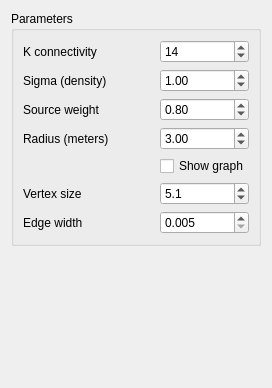
<?xml version="1.0" encoding="UTF-8"?>
<ui version="4.0">
 <class>Settings</class>
 <widget class="QWidget" name="Settings">
  <property name="geometry">
   <rect>
    <x>0</x>
    <y>0</y>
    <width>272</width>
    <height>388</height>
   </rect>
  </property>
  <property name="windowTitle">
   <string>Form</string>
  </property>
  <layout class="QVBoxLayout" name="verticalLayout">
   <item>
    <widget class="QGroupBox" name="groupBox_2">
     <property name="title">
      <string>Parameters</string>
     </property>
     <layout class="QGridLayout" name="gridLayout" columnstretch="1,0">
      <item row="6" column="0">
       <widget class="QLabel" name="label_5">
        <property name="text">
         <string>Vertex size</string>
        </property>
       </widget>
      </item>
      <item row="2" column="1">
       <widget class="QDoubleSpinBox" name="sigma">
        <property name="accelerated">
         <bool>true</bool>
        </property>
        <property name="minimum">
         <double>0.010000000000000</double>
        </property>
        <property name="singleStep">
         <double>0.010000000000000</double>
        </property>
        <property name="value">
         <double>1.000000000000000</double>
        </property>
       </widget>
      </item>
      <item row="3" column="0">
       <widget class="QLabel" name="label_3">
        <property name="text">
         <string>Source weight</string>
        </property>
       </widget>
      </item>
      <item row="3" column="1">
       <widget class="QDoubleSpinBox" name="sourceWeight">
        <property name="accelerated">
         <bool>true</bool>
        </property>
        <property name="minimum">
         <double>0.010000000000000</double>
        </property>
        <property name="singleStep">
         <double>0.010000000000000</double>
        </property>
        <property name="value">
         <double>0.800000000000000</double>
        </property>
       </widget>
      </item>
      <item row="4" column="1">
       <widget class="QDoubleSpinBox" name="radius">
        <property name="accelerated">
         <bool>true</bool>
        </property>
        <property name="minimum">
         <double>0.010000000000000</double>
        </property>
        <property name="singleStep">
         <double>0.010000000000000</double>
        </property>
        <property name="value">
         <double>3.000000000000000</double>
        </property>
       </widget>
      </item>
      <item row="5" column="1">
       <widget class="QCheckBox" name="showGraph">
        <property name="text">
         <string>Show graph</string>
        </property>
       </widget>
      </item>
      <item row="4" column="0">
       <widget class="QLabel" name="label_2">
        <property name="text">
         <string>Radius (meters)</string>
        </property>
       </widget>
      </item>
      <item row="1" column="0">
       <widget class="QLabel" name="label">
        <property name="text">
         <string>K connectivity</string>
        </property>
       </widget>
      </item>
      <item row="1" column="1">
       <widget class="QSpinBox" name="kNeigbours">
        <property name="minimum">
         <number>1</number>
        </property>
        <property name="value">
         <number>14</number>
        </property>
       </widget>
      </item>
      <item row="2" column="0">
       <widget class="QLabel" name="label_4">
        <property name="text">
         <string>Sigma (density)</string>
        </property>
       </widget>
      </item>
      <item row="6" column="1">
       <widget class="QDoubleSpinBox" name="vextexSize">
        <property name="accelerated">
         <bool>true</bool>
        </property>
        <property name="decimals">
         <number>1</number>
        </property>
        <property name="minimum">
         <double>0.100000000000000</double>
        </property>
        <property name="singleStep">
         <double>0.100000000000000</double>
        </property>
        <property name="value">
         <double>5.100000000000000</double>
        </property>
       </widget>
      </item>
      <item row="7" column="1">
       <widget class="QDoubleSpinBox" name="edgeWidth">
        <property name="accelerated">
         <bool>true</bool>
        </property>
        <property name="decimals">
         <number>3</number>
        </property>
        <property name="minimum">
         <double>0.005000000000000</double>
        </property>
        <property name="singleStep">
         <double>0.005000000000000</double>
        </property>
        <property name="value">
         <double>0.005000000000000</double>
        </property>
       </widget>
      </item>
      <item row="7" column="0">
       <widget class="QLabel" name="label_6">
        <property name="text">
         <string>Edge width</string>
        </property>
       </widget>
      </item>
     </layout>
    </widget>
   </item>
   <item>
    <spacer name="verticalSpacer">
     <property name="orientation">
      <enum>Qt::Vertical</enum>
     </property>
     <property name="sizeHint" stdset="0">
      <size>
       <width>20</width>
       <height>40</height>
      </size>
     </property>
    </spacer>
   </item>
  </layout>
 </widget>
 <resources/>
 <connections/>
</ui>
